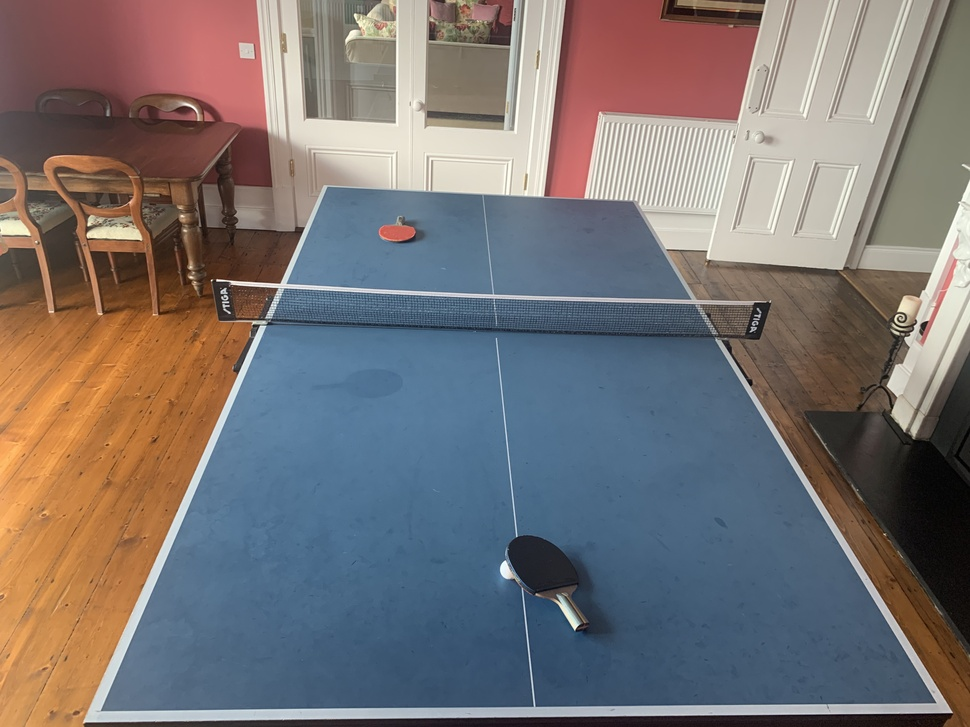
#> input picture IGNORE/python_vision_practise/Table4.jpg, 970 x 727 px, shrunk from 4032 x 3024 before the run
$ python sobel_edge.py   (older library calls are emulated)
#> lines starting #> are read from the running program, lines starting #| are printed output that depends on the picture; after the words box and inside, x2 and y2 are one past the last pixel; in counts of white or black regions, pixels touching at a corner belong together
import numpy as np
import cv2

img = cv2.imread('Table4.jpg', cv2.IMREAD_GRAYSCALE)
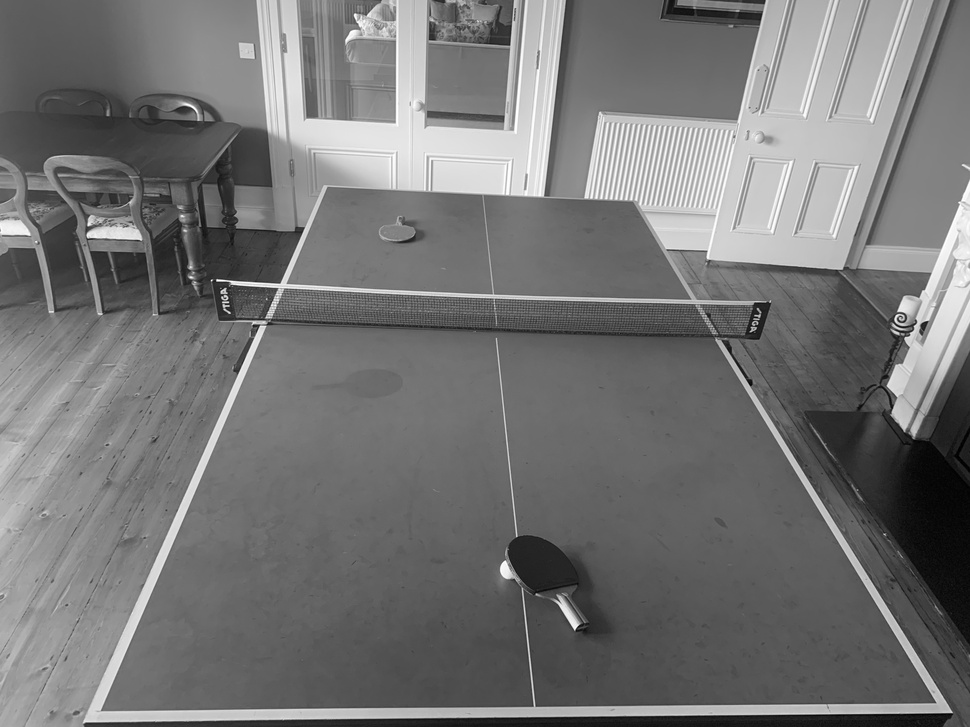
#> img: shape (727, 970); min 0, max 255, mean 116.6

sobelx = cv2.Sobel(img,cv2.CV_64F,1,0)
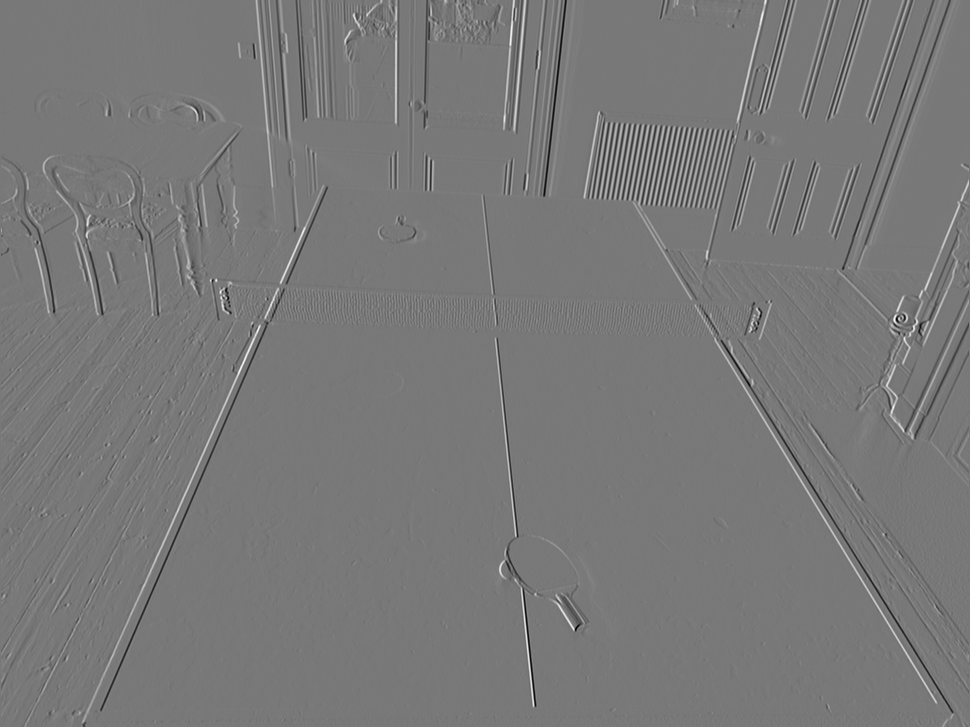
#> sobelx: shape (727, 970) float64; min -694, max 770, mean -0.4; drawn with min black and max white
sobely = cv2.Sobel(img,cv2.CV_64F,0,1)
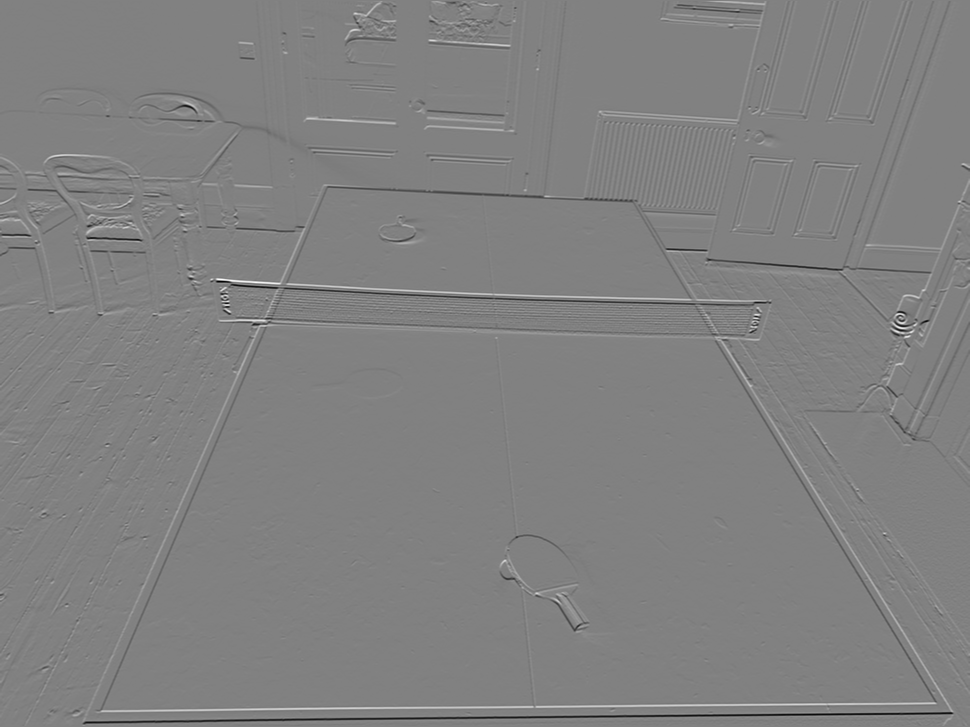
#> sobely: shape (727, 970) float64; min -880, max 857, mean -0.9; drawn with min black and max white

canny = cv2.Canny(img,1000,200)
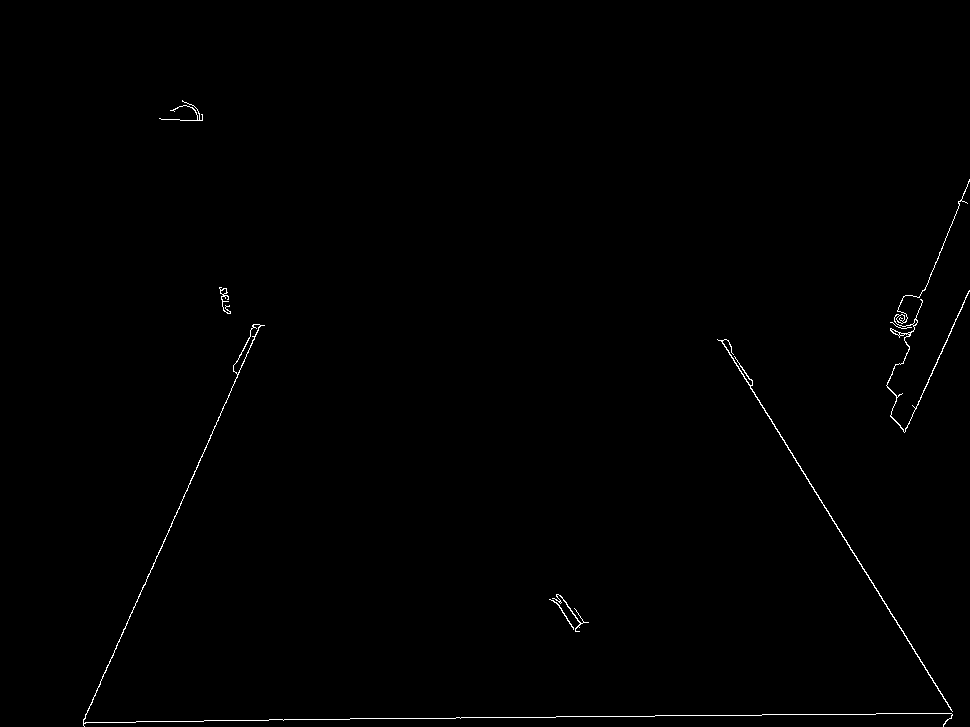
#> canny: shape (727, 970); 0.46% white in thin lines or dots, all inside (x1, y1, x2, y2) = (83, 100, 970, 727)

cv2.imshow("sobel x",sobelx)
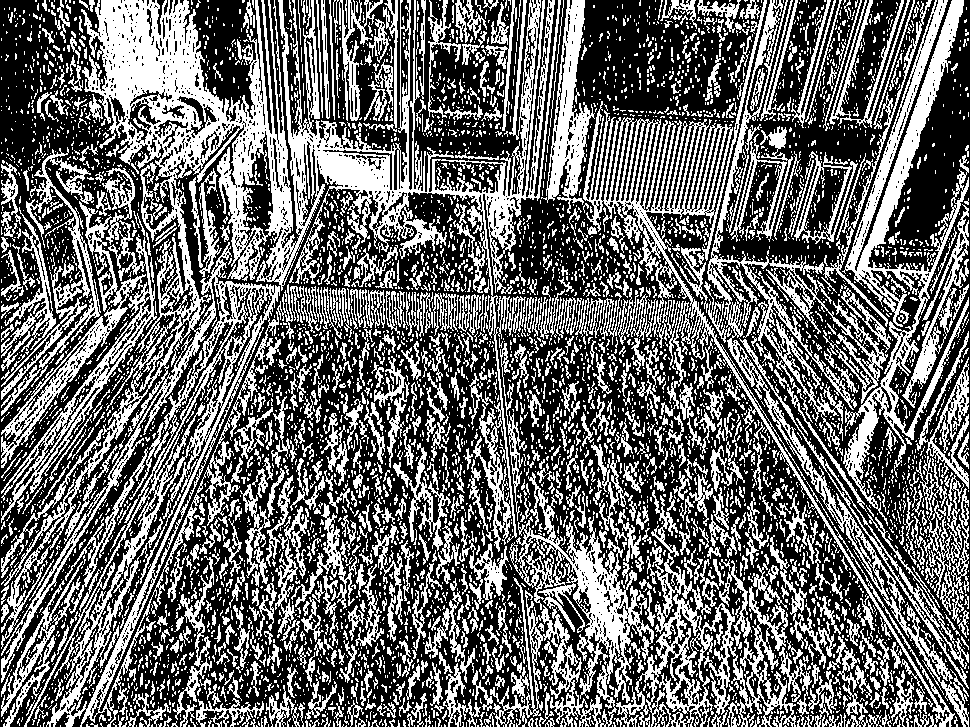
#> window 'sobel x': shape (727, 970); 41.3% white; 5756 white regions (4688 under 20 px), largest, box (x1, y1, x2, y2) and area: (1, 0, 561, 727) 68179, (583, 0, 955, 727) 13717, (842, 0, 969, 526) 12813
cv2.imshow("sobel y", sobely)
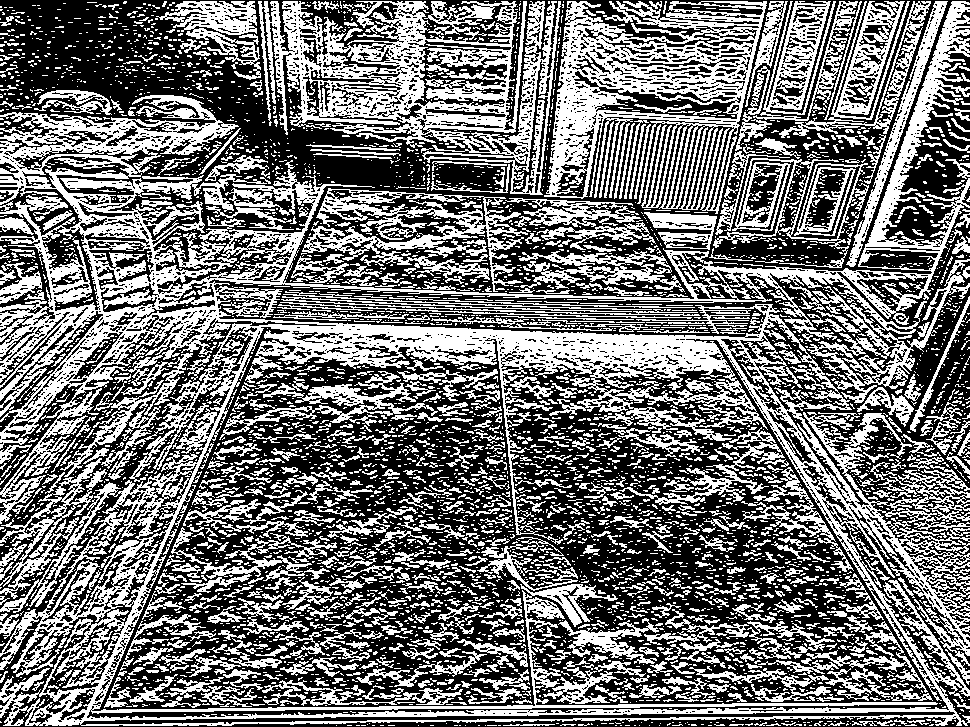
#> window 'sobel y': shape (727, 970); 44.9% white; 5071 white regions (4190 under 20 px), largest, box (x1, y1, x2, y2) and area: (0, 1, 970, 726) 124829, (258, 1, 561, 195) 23354, (544, 1, 767, 214) 20255
cv2.waitKey(0)
cv2.destroyAllWindows()
